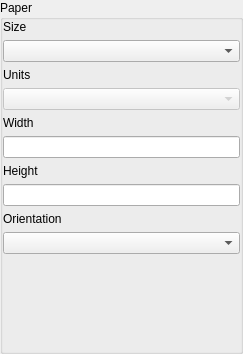
<?xml version="1.0" encoding="UTF-8"?>
<ui version="4.0">
 <class>QgsCompositionBase</class>
 <widget class="QWidget" name="QgsCompositionBase">
  <property name="geometry">
   <rect>
    <x>0</x>
    <y>0</y>
    <width>243</width>
    <height>354</height>
   </rect>
  </property>
  <property name="sizePolicy">
   <sizepolicy hsizetype="Expanding" vsizetype="Expanding">
    <horstretch>0</horstretch>
    <verstretch>0</verstretch>
   </sizepolicy>
  </property>
  <property name="windowTitle">
   <string>Composition</string>
  </property>
  <layout class="QGridLayout">
   <property name="margin">
    <number>0</number>
   </property>
   <property name="spacing">
    <number>6</number>
   </property>
   <item row="0" column="0" colspan="2">
    <widget class="QGroupBox" name="groupBox">
     <property name="title">
      <string>Paper</string>
     </property>
     <layout class="QGridLayout" name="gridLayout_1">
      <property name="margin">
       <number>0</number>
      </property>
      <item row="0" column="0">
       <widget class="QLabel" name="textLabel3">
        <property name="sizePolicy">
         <sizepolicy hsizetype="Preferred" vsizetype="Preferred">
          <horstretch>0</horstretch>
          <verstretch>0</verstretch>
         </sizepolicy>
        </property>
        <property name="text">
         <string>Size</string>
        </property>
        <property name="wordWrap">
         <bool>true</bool>
        </property>
        <property name="buddy">
         <cstring>mPaperSizeComboBox</cstring>
        </property>
       </widget>
      </item>
      <item row="1" column="0" colspan="2">
       <widget class="QComboBox" name="mPaperSizeComboBox">
        <property name="enabled">
         <bool>true</bool>
        </property>
        <property name="sizeAdjustPolicy">
         <enum>QComboBox::AdjustToMinimumContentsLength</enum>
        </property>
       </widget>
      </item>
      <item row="2" column="0">
       <widget class="QLabel" name="textLabel5">
        <property name="sizePolicy">
         <sizepolicy hsizetype="Preferred" vsizetype="Preferred">
          <horstretch>0</horstretch>
          <verstretch>0</verstretch>
         </sizepolicy>
        </property>
        <property name="text">
         <string>Units</string>
        </property>
        <property name="wordWrap">
         <bool>true</bool>
        </property>
        <property name="buddy">
         <cstring>mPaperUnitsComboBox</cstring>
        </property>
       </widget>
      </item>
      <item row="3" column="0" colspan="2">
       <widget class="QComboBox" name="mPaperUnitsComboBox">
        <property name="enabled">
         <bool>false</bool>
        </property>
        <property name="sizePolicy">
         <sizepolicy hsizetype="Expanding" vsizetype="Fixed">
          <horstretch>0</horstretch>
          <verstretch>0</verstretch>
         </sizepolicy>
        </property>
       </widget>
      </item>
      <item row="4" column="0">
       <widget class="QLabel" name="textLabel4">
        <property name="sizePolicy">
         <sizepolicy hsizetype="Preferred" vsizetype="Preferred">
          <horstretch>0</horstretch>
          <verstretch>0</verstretch>
         </sizepolicy>
        </property>
        <property name="text">
         <string>Width</string>
        </property>
        <property name="wordWrap">
         <bool>true</bool>
        </property>
        <property name="buddy">
         <cstring>mPaperWidthLineEdit</cstring>
        </property>
       </widget>
      </item>
      <item row="5" column="0" colspan="2">
       <widget class="QLineEdit" name="mPaperWidthLineEdit"/>
      </item>
      <item row="6" column="0" colspan="2">
       <widget class="QLabel" name="textLabel6">
        <property name="sizePolicy">
         <sizepolicy hsizetype="Preferred" vsizetype="Preferred">
          <horstretch>0</horstretch>
          <verstretch>0</verstretch>
         </sizepolicy>
        </property>
        <property name="text">
         <string>Height</string>
        </property>
        <property name="wordWrap">
         <bool>true</bool>
        </property>
        <property name="buddy">
         <cstring>mPaperHeightLineEdit</cstring>
        </property>
       </widget>
      </item>
      <item row="7" column="0" colspan="2">
       <widget class="QLineEdit" name="mPaperHeightLineEdit"/>
      </item>
      <item row="8" column="0" colspan="2">
       <widget class="QLabel" name="textLabel7">
        <property name="sizePolicy">
         <sizepolicy hsizetype="Preferred" vsizetype="Preferred">
          <horstretch>0</horstretch>
          <verstretch>0</verstretch>
         </sizepolicy>
        </property>
        <property name="text">
         <string>Orientation</string>
        </property>
        <property name="wordWrap">
         <bool>true</bool>
        </property>
        <property name="buddy">
         <cstring>mPaperOrientationComboBox</cstring>
        </property>
       </widget>
      </item>
      <item row="9" column="0" colspan="2">
       <widget class="QComboBox" name="mPaperOrientationComboBox">
        <property name="enabled">
         <bool>true</bool>
        </property>
        <property name="sizePolicy">
         <sizepolicy hsizetype="Expanding" vsizetype="Fixed">
          <horstretch>0</horstretch>
          <verstretch>0</verstretch>
         </sizepolicy>
        </property>
       </widget>
      </item>
      <item row="10" column="1">
       <spacer name="verticalSpacer">
        <property name="orientation">
         <enum>Qt::Vertical</enum>
        </property>
        <property name="sizeHint" stdset="0">
         <size>
          <width>20</width>
          <height>50</height>
         </size>
        </property>
       </spacer>
      </item>
     </layout>
    </widget>
   </item>
  </layout>
 </widget>
 <layoutdefault spacing="6" margin="11"/>
 <resources/>
 <connections/>
</ui>
